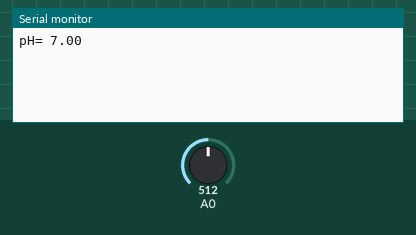
This sketch was run on a simulated Arduino Uno, built with avr-gcc and run on an emulated ATmega328P. Shown: the last lines printed to the serial monitor. The test bench sets the inputs (shaded band); at power-on: A0 = 512.

Above: at 1.2 s.
1.3 s: A0 set to 716
At 1.3 s:
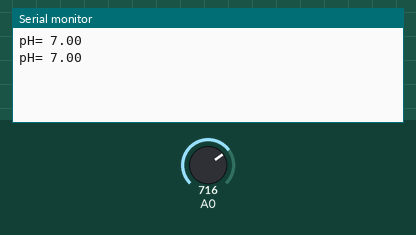
2.8 s: A0 set to 900
At 4.1 s:
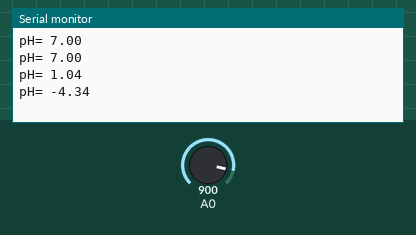
Timing chart, 0 to 5.8 s (numbered marks = the images above; inputs shaded):
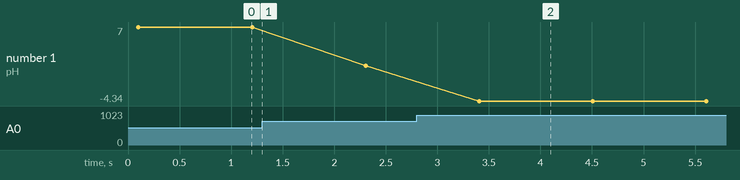

The sketch:

PH2.ino
```cpp
#include <Arduino.h>

//#define PH A0;

float resolution;
int measurings;
float voltage;
float pHvalue;
float b = 0.00;
float m = 0.167;

void setup(){
    Serial.begin(9600);
    resolution = 1024.0;
}

void loop(){
    measurings = 0;
    for (int i = 0; i < 10; i++){
        measurings = measurings + analogRead(A0);
        delay(10);
    }
    voltage = ((5 / resolution) * (measurings/10));

    pHvalue = ((7 + ((2.5 - voltage) / m)))+ b;

    Serial.print("pH= ");
    Serial.println(pHvalue);

    delay(1000);
}
```

Measured:
- after the input at 2.8 s, the serial monitor: prints a new line after 0.61 s (image 2)
- plotted number 1: 7 → 1.04 after the input at 1.3 s, 1.04 → -4.34 after the input at 2.8 s
